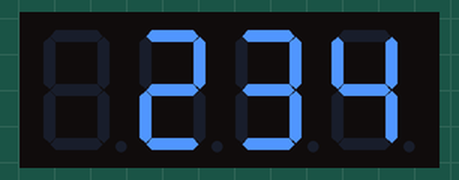
A sketch run on a simulated Arduino Uno, built with avr-gcc and run on an emulated ATmega328P. Parts: 4-digit seven-segment display.

Above: at 0.28 s.
At 0.77 s:
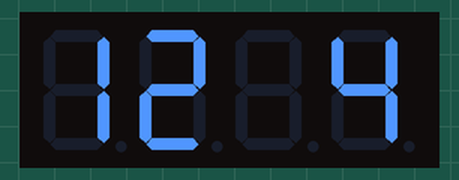
At 1.27 s:
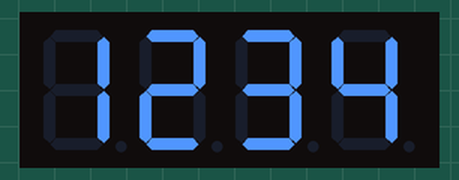

The sketch:

4_digit_display_driver.ino
```cpp
#include <TM1637Display.h>

#define CLK 9
#define DIO 10

class TM1637BlinkerDigit {
  private:
    TM1637Display display;
    int digits[4];           // Store all 4 digits
    int blinkDigitIndex;     // Which digit to blink (0-3)
    unsigned long delayTime; // Blink speed
    bool isOn;               // Current state of the blinking digit
    unsigned long lastMillis;

  public:
    TM1637BlinkerDigit(uint8_t clkPin, uint8_t dioPin) : display(clkPin, dioPin) {
      for (int i = 0; i < 4; i++) digits[i] = 0;
      blinkDigitIndex = 0;
      delayTime = 500;
      isOn = false;
      lastMillis = 0;
    }

    void begin(uint8_t brightness = 0x0f) {
      display.setBrightness(brightness);
      display.clear();
    }

    void setNumber(int num) {
      // Break number into digits
      digits[0] = (num / 1000) % 10;
      digits[1] = (num / 100) % 10;
      digits[2] = (num / 10) % 10;
      digits[3] = num % 10;
      // Update display immediately
      showDigits();
    }

    // 0-indexed
    void setBlinkDigit(int index) {
      if (index >= 0 && index < 4) blinkDigitIndex = index;
    }

    void setBlinkDelay(unsigned long ms) {
      delayTime = ms;
    }

    void update() {
      unsigned long currentMillis = millis();
      if (currentMillis - lastMillis >= delayTime) {
        lastMillis = currentMillis;
        if (isOn) {
          display.setSegments(getSegmentsArray(), 4); // Show number with blinked digit off
          isOn = false;
        } else {
          showDigits(); // Show full number
          isOn = true;
        }
      }
    }

    void stop() {
      display.clear();
      isOn = false;
    }

  private:
    void showDigits() {
      display.setSegments(getSegmentsArray(), 4);
    }

    uint8_t* getSegmentsArray() {
      static uint8_t segs[4];
      for (int i = 0; i < 4; i++) {
        if (i == blinkDigitIndex && !isOn) {
          segs[i] = 0; // turn off the blinking digit
        } else {
          segs[i] = display.encodeDigit(digits[i]);
        }
      }
      return segs;
    }
};

// Create a blinker instance
TM1637BlinkerDigit blinker(CLK, DIO);

void setup() {
  blinker.begin();
  blinker.setNumber(1234);   // Number to display
  blinker.setBlinkDigit(2);  // Blink the 3rd digit (0-indexed)
  blinker.setBlinkDelay(500); // Blink speed
}

void loop() {
  blinker.update();
}
```

Measured:
- what the display in image 1 shows lasts 0.5 s, from 0.5 s to 1.0 s
